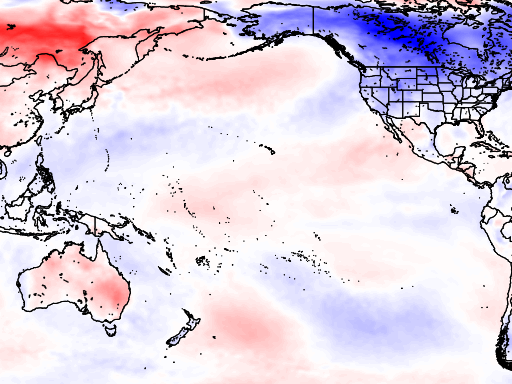
#> input picture ENSO_composite/src/web/images/M2NEUT.png, 512 x 384 px
$ python -i aggregate.py   (imports and definitions only)
#> lines starting #> are read from the running program, lines starting #| are printed output that depends on the picture
#> further down, picture is the input picture: PIL image 512x384 RGB; mean R, G, B 220.1, 207.4, 222.4
#! /usr/bin/env python

import os
import sys
import argparse
import datetime as dt
from PIL import Image, ImageOps, ImageDraw, ImageChops
from hershey_draw import *

def image_trim(im, margin=0):

#> called with margin = 0
    bg = Image.new(im.mode, im.size, im.getpixel((0,0))).convert('RGB')
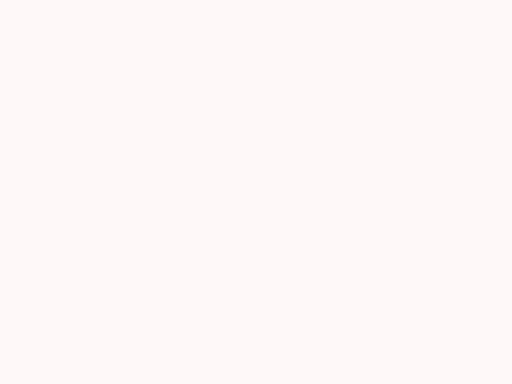
#> bg: PIL image 512x384 RGB; mean R, G, B 255, 248, 248
    diff = ImageChops.difference(im.convert('RGB'), bg)
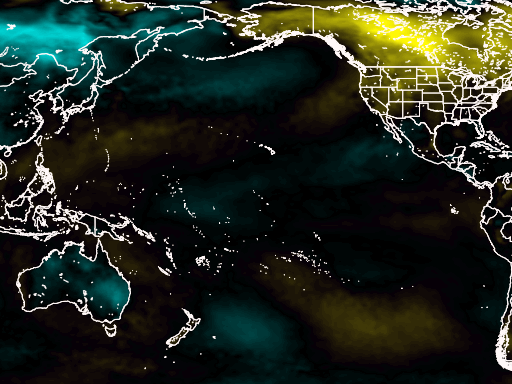
#> diff: PIL image 512x384 RGB; mean R, G, B 34.9, 41.7, 32.4
    diff = ImageChops.add(diff, diff, 2.0, -100)
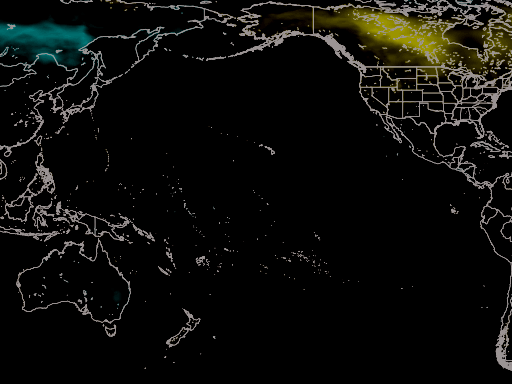
#> diff: PIL image 512x384 RGB; mean R, G, B 12.8, 13.1, 10.5
    bbox = diff.getbbox()
#> bbox = (0, 0, 512, 371)
    if bbox:
        bbox = list(bbox)
#> bbox = [0, 0, 512, 371]
        bbox[0] -= margin
        bbox[1] -= margin
        bbox[2] += margin
        bbox[3] += margin
        return im.crop(bbox)
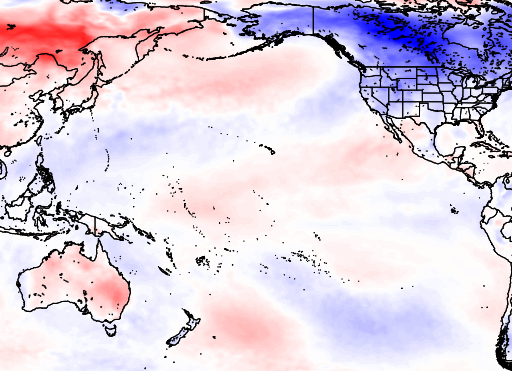
#> returned value: PIL image 512x371 RGB; mean R, G, B 219, 206.2, 221.5
    return im

def image_scale(im, xsize=None):

    if not xsize:
        return im

    ratio   = float(im.size[1]) / float(im.size[0])
    ysize   = int(xsize * ratio)

    return im.resize((xsize, ysize), Image.LANCZOS)

# Retrieve command-line arguments
# ===============================

parser = argparse.ArgumentParser(description='Annotates Hyperwall Frames')
# [6 lines not run here, left out]

# [1 line that did not run here, left out]
# [1 line that did not run here, left out]
# [1 line that did not run here, left out]
# [1 line that did not run here, left out]

# [1 line that did not run here, left out]
#os.makedirs(odir, mode=0o755, exist_ok=True)

# Determine title based on output variable name
# =============================================

TITLES = {"T2M": 'S2S_2.1 T2M Anomaly (`ao`nC)',
          "Precip": 'S2S_2.1 Precip Anomaly (mm/day)',
          "SST": 'S2S_2.1 SST Anomaly (`ao`nC)',
          "SSS": 'S2S_2.1 SSS Anomaly',
          "dusmass": 'S2S_2.1 DUSMASS Anomaly (ug m-3)'
         }

# [1 line that did not run here, left out]

# Create canvas for combining panels
# (assume that all panels are the same size)
# ==========================================

header = 500
footer = 500
margin = 20
spacing = 20

# [1 line not run here, left out]
# [1 line that did not run here, left out]
# [1 line that did not run here, left out]
# [1 line that did not run here, left out]
# [1 line not run here, left out]

# [1 line that did not run here, left out]

# Create header elements on canvas
# ================================

color = (0, 0, 0)
bfont = '/home/jardizzo/src/FLUID/sandbox/share/files/helr65w.ttf'

x = margin
y = margin
# [1 line that did not run here, left out]
# [1 line that did not run here, left out]
# [3 lines not run here, left out]

# [9 lines of commented-out code are left out]

icol = 0
# [37 lines not run here, left out]

>>> from PIL import Image
>>> picture = Image.open('../../../ENSO_composite/src/web/images/M2NEUT.png')
>>> result = image_trim(picture)

$ run again, on ENSO_composite/src/web/images/M2NINO.png
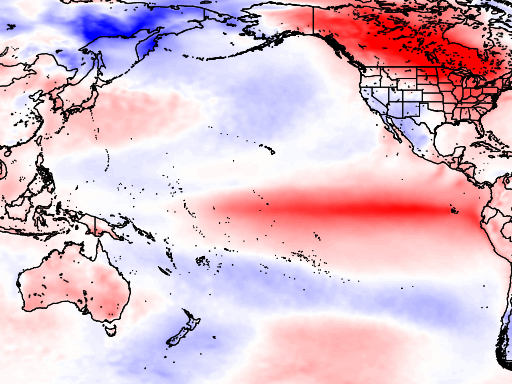
#> input picture ENSO_composite/src/web/images/M2NINO.png, 512 x 384 px
#> picture is the input picture: PIL image 512x384 RGB; mean R, G, B 220.6, 189.4, 203.9
#> in image_trim, `diff = ImageChops.add(diff, diff, 2.0, -100)`:
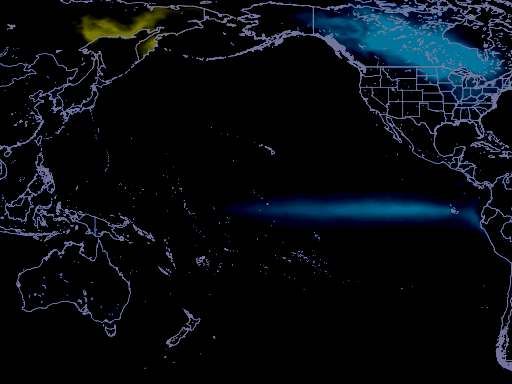
#> diff: PIL image 512x384 RGB; mean R, G, B 7.5, 12, 17.6
#> in image_trim, `bbox = diff.getbbox()`: bbox = (0, 0, 512, 371)
#> in image_trim, `bbox = list(bbox)`: bbox = [0, 0, 512, 371]
#> in image_trim, `return im.crop(bbox)`:
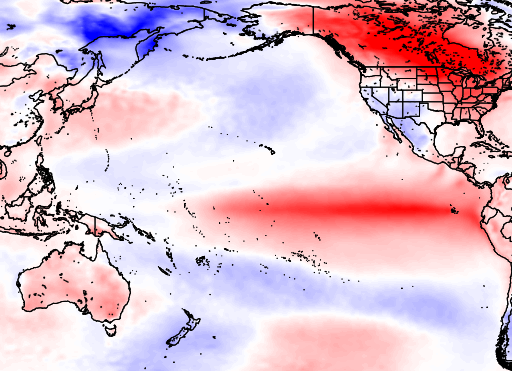
#> returned value: PIL image 512x371 RGB; mean R, G, B 219.7, 188.1, 202.7
